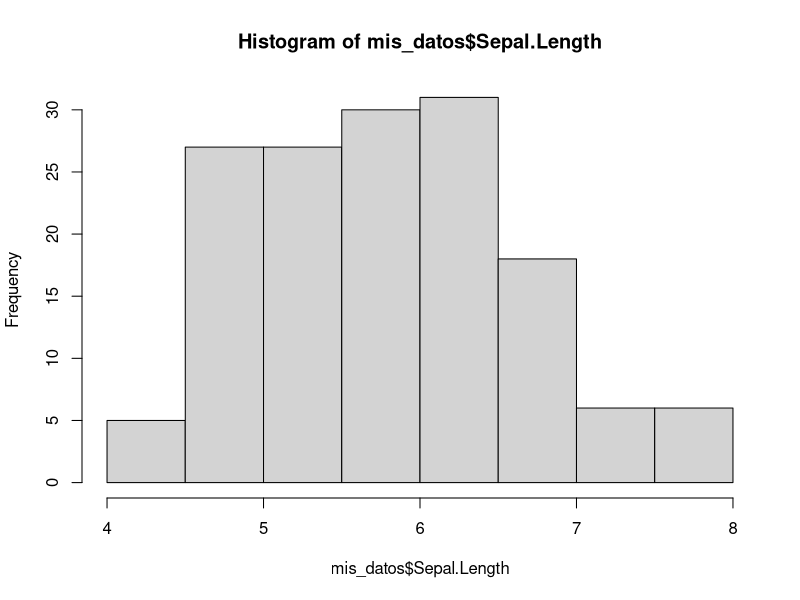
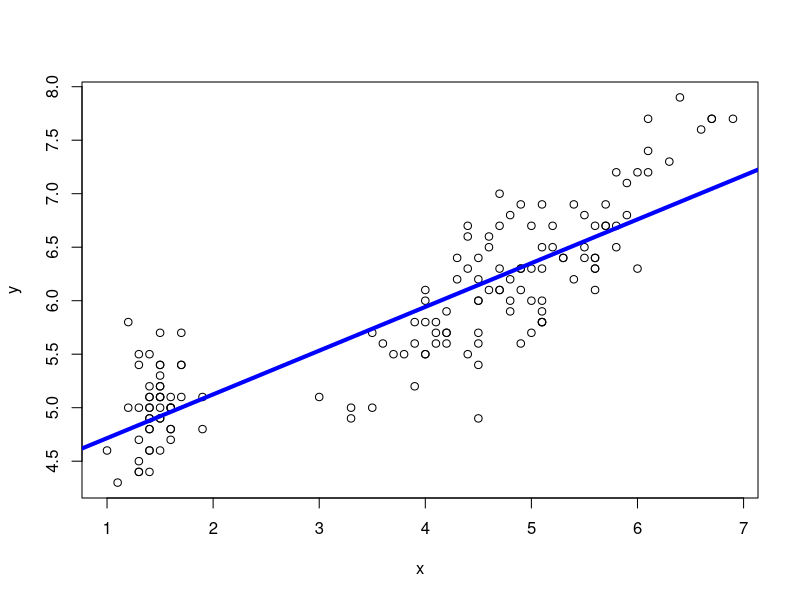

Reproduce these figures in R, in order.
#Codigo para problema 2

#parte introduccion
mis_datos<- iris

mean(mis_datos$Sepal.Length)

sd(mis_datos$Sepal.Length)

dim(mis_datos)

names(mis_datos)

hist(mis_datos$Sepal.Length)

#Problema 2

x<- mis_datos$Petal.Length
x

y<- mis_datos$Sepal.Length
y

plot(x,y)

#calculo de la pendiente
m= sum((x-mean(x))*(y-mean(y)))/sum((x-mean(x))^2)
m

#interseccion decon el eje y (b)
b<- mean(y)- m*mean(x)
b

#prediccion cuando Petal.Length = 1.5
m*1.5+b

#forma rapida
model1=lm(y~x)
model1

summary(model1)

abline(model1, col="blue", lwd=4)

#calcular valores de y para x valor/es de x
xpred<- data.frame(x=1.5)

xpred<- data.frame(x=1:7)
xpred

xpred<- data.frame(x=x)
xpred

ypred<- predict(model1,xpred)
ypred

